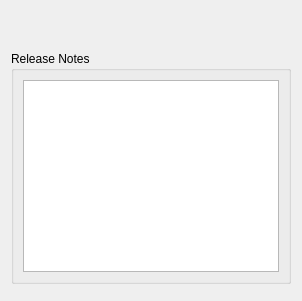
<?xml version="1.0" encoding="UTF-8"?>
<ui version="4.0">
 <class>UpdatePromptDialog</class>
 <widget class="QDialog" name="UpdatePromptDialog">
  <property name="windowTitle">
   <string>Update Available</string>
  </property>
  <layout class="QVBoxLayout" name="main_layout">
   <item>
    <widget class="QLabel" name="title_label">
     <property name="text">
      <string/>
     </property>
     <property name="wordWrap">
      <bool>true</bool>
     </property>
    </widget>
   </item>
   <item>
    <widget class="QLabel" name="version_info_label">
     <property name="text">
      <string/>
     </property>
     <property name="wordWrap">
      <bool>true</bool>
     </property>
    </widget>
   </item>
   <item>
    <widget class="QGroupBox" name="notes_group">
     <property name="title">
      <string>Release Notes</string>
     </property>
     <layout class="QVBoxLayout" name="notes_layout">
      <item>
       <widget class="QTextBrowser" name="release_notes_text">
        <property name="openExternalLinks">
         <bool>true</bool>
        </property>
       </widget>
      </item>
     </layout>
    </widget>
   </item>
   <item>
    <widget class="QDialogButtonBox" name="button_box"/>
   </item>
  </layout>
 </widget>
 <resources/>
 <connections/>
</ui>
